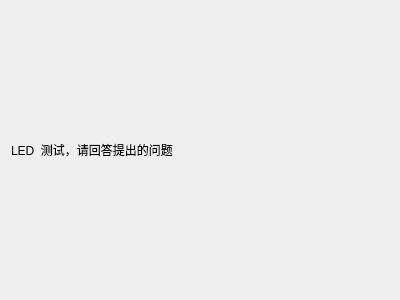
<?xml version="1.0" encoding="UTF-8"?>
<ui version="4.0">
 <class>TestLedPage</class>
 <widget class="QWidget" name="TestLedPage">
  <property name="geometry">
   <rect>
    <x>0</x>
    <y>0</y>
    <width>400</width>
    <height>300</height>
   </rect>
  </property>
  <property name="windowTitle">
   <string>Form</string>
  </property>
  <layout class="QHBoxLayout" name="horizontalLayout">
   <item>
    <widget class="QLabel" name="label">
     <property name="text">
      <string>LED  测试，请回答提出的问题</string>
     </property>
    </widget>
   </item>
  </layout>
 </widget>
 <resources/>
 <connections/>
</ui>
